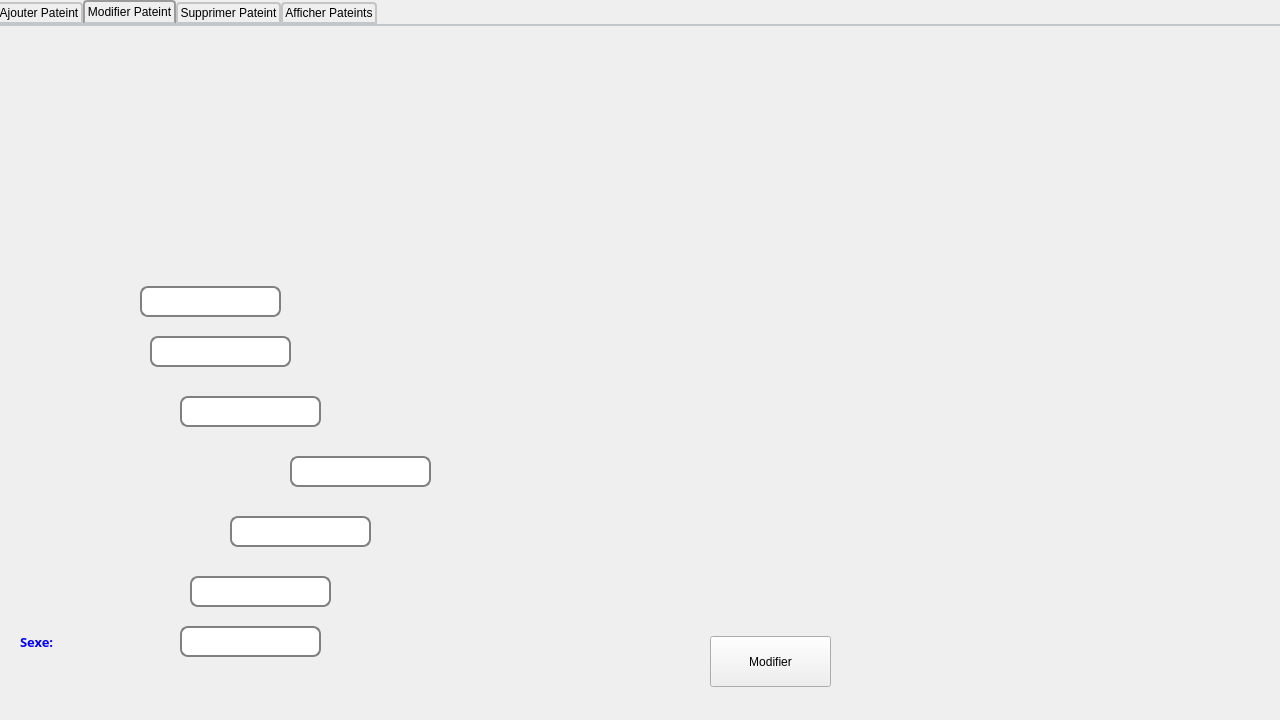
<?xml version="1.0" encoding="UTF-8"?>
<ui version="4.0">
 <class>patients</class>
 <widget class="QDialog" name="patients">
  <property name="geometry">
   <rect>
    <x>0</x>
    <y>0</y>
    <width>1280</width>
    <height>720</height>
   </rect>
  </property>
  <property name="minimumSize">
   <size>
    <width>1280</width>
    <height>720</height>
   </size>
  </property>
  <property name="maximumSize">
   <size>
    <width>1280</width>
    <height>720</height>
   </size>
  </property>
  <property name="baseSize">
   <size>
    <width>1280</width>
    <height>720</height>
   </size>
  </property>
  <property name="windowTitle">
   <string>MED++</string>
  </property>
  <widget class="QTabWidget" name="tabWidget">
   <property name="geometry">
    <rect>
     <x>-10</x>
     <y>0</y>
     <width>1291</width>
     <height>721</height>
    </rect>
   </property>
   <property name="styleSheet">
    <string notr="true">QTabWidget::pane { /* The tab widget frame */
    border-top: 2px solid #C2C7CB;
}

QTabWidget::tab-bar {
    left: 5px; /* move to the right by 5px */
}

/* Style the tab using the tab sub-control. Note that
    it reads QTabBar _not_ QTabWidget */
QTabBar::tab {
    background: qlineargradient(x1: 0, y1: 0, x2: 0, y2: 1,
                                stop: 0 #E1E1E1, stop: 0.4 #DDDDDD,
                                stop: 0.5 #D8D8D8, stop: 1.0 #D3D3D3);
    border: 2px solid #C4C4C3;
    border-bottom-color: #C2C7CB; /* same as the pane color */
    border-top-left-radius: 4px;
    border-top-right-radius: 4px;
    min-width: 8ex;
    padding: 2px;
}

QTabBar::tab:selected, QTabBar::tab:hover {
    background: qlineargradient(x1: 0, y1: 0, x2: 0, y2: 1,
                                stop: 0 #fafafa, stop: 0.4 #f4f4f4,
                                stop: 0.5 #e7e7e7, stop: 1.0 #fafafa);
}

QTabBar::tab:selected {
    border-color: #9B9B9B;
    border-bottom-color: #C2C7CB; /* same as pane color */
}

QTabBar::tab:!selected {
    margin-top: 2px; /* make non-selected tabs look smaller */
}</string>
   </property>
   <property name="currentIndex">
    <number>1</number>
   </property>
   <widget class="QWidget" name="tab">
    <attribute name="title">
     <string>Ajouter Pateint</string>
    </attribute>
    <widget class="QWidget" name="widget" native="true">
     <property name="geometry">
      <rect>
       <x>10</x>
       <y>-40</y>
       <width>1281</width>
       <height>701</height>
      </rect>
     </property>
     <property name="font">
      <font>
       <weight>75</weight>
       <bold>true</bold>
      </font>
     </property>
     <property name="styleSheet">
      <string notr="true">QWidget#widget{
	background-image: url(:/AjPat.png);
}
</string>
     </property>
     <widget class="QWidget" name="widget_2" native="true">
      <property name="geometry">
       <rect>
        <x>1100</x>
        <y>410</y>
        <width>121</width>
        <height>41</height>
       </rect>
      </property>
     </widget>
     <widget class="QWidget" name="widget_3" native="true">
      <property name="geometry">
       <rect>
        <x>1150</x>
        <y>60</y>
        <width>111</width>
        <height>41</height>
       </rect>
      </property>
      <widget class="QPushButton" name="retour">
       <property name="geometry">
        <rect>
         <x>0</x>
         <y>0</y>
         <width>111</width>
         <height>41</height>
        </rect>
       </property>
       <property name="styleSheet">
        <string notr="true">QPushButton{
border-style:solid;

background-color:#AARRGGBB ;
color:#fff;
border-radius:7px;
}

</string>
       </property>
       <property name="text">
        <string/>
       </property>
      </widget>
     </widget>
     <widget class="QPushButton" name="save">
      <property name="geometry">
       <rect>
        <x>1100</x>
        <y>400</y>
        <width>121</width>
        <height>51</height>
       </rect>
      </property>
      <property name="styleSheet">
       <string notr="true">QPushButton{
border-style:solid;

background-color:#AARRGGBB ;
color:#fff;
border-radius:7px;
}
</string>
      </property>
      <property name="text">
       <string/>
      </property>
     </widget>
     <widget class="QPushButton" name="pushButton_6">
      <property name="geometry">
       <rect>
        <x>684</x>
        <y>620</y>
        <width>121</width>
        <height>51</height>
       </rect>
      </property>
      <property name="text">
       <string>Ajouter</string>
      </property>
     </widget>
     <widget class="QLineEdit" name="lineEdit_adresse">
      <property name="geometry">
       <rect>
        <x>310</x>
        <y>540</y>
        <width>141</width>
        <height>31</height>
       </rect>
      </property>
      <property name="styleSheet">
       <string notr="true">QLineEdit {
padding: 1px;
border-style: solid;
border: 2px solid gray;
border-radius: 8px;
}</string>
      </property>
     </widget>
     <widget class="QLineEdit" name="lineEdit_id">
      <property name="geometry">
       <rect>
        <x>310</x>
        <y>260</y>
        <width>141</width>
        <height>31</height>
       </rect>
      </property>
      <property name="styleSheet">
       <string notr="true">QLineEdit {
padding: 1px;
border-style: solid;
border: 2px solid gray;
border-radius: 8px;
}</string>
      </property>
     </widget>
     <widget class="QLineEdit" name="lineEdit_nom">
      <property name="geometry">
       <rect>
        <x>310</x>
        <y>310</y>
        <width>141</width>
        <height>31</height>
       </rect>
      </property>
      <property name="styleSheet">
       <string notr="true">QLineEdit {
padding: 1px;
border-style: solid;
border: 2px solid gray;
border-radius: 8px;
}</string>
      </property>
     </widget>
     <widget class="QLineEdit" name="lineEdit_prenom">
      <property name="geometry">
       <rect>
        <x>310</x>
        <y>370</y>
        <width>141</width>
        <height>31</height>
       </rect>
      </property>
      <property name="styleSheet">
       <string notr="true">QLineEdit {
padding: 1px;
border-style: solid;
border: 2px solid gray;
border-radius: 8px;
}</string>
      </property>
     </widget>
     <widget class="QLineEdit" name="lineEdit_date">
      <property name="geometry">
       <rect>
        <x>310</x>
        <y>430</y>
        <width>141</width>
        <height>31</height>
       </rect>
      </property>
      <property name="styleSheet">
       <string notr="true">QLineEdit {
padding: 1px;
border-style: solid;
border: 2px solid gray;
border-radius: 8px;
}</string>
      </property>
     </widget>
     <widget class="QLineEdit" name="lineEdit_tel">
      <property name="geometry">
       <rect>
        <x>310</x>
        <y>480</y>
        <width>141</width>
        <height>31</height>
       </rect>
      </property>
      <property name="styleSheet">
       <string notr="true">QLineEdit {
padding: 1px;
border-style: solid;
border: 2px solid gray;
border-radius: 8px;
}</string>
      </property>
     </widget>
     <widget class="QLabel" name="label_2">
      <property name="geometry">
       <rect>
        <x>40</x>
        <y>590</y>
        <width>131</width>
        <height>31</height>
       </rect>
      </property>
      <property name="font">
       <font>
        <family>Century Gothic</family>
        <pointsize>10</pointsize>
        <weight>75</weight>
        <bold>true</bold>
       </font>
      </property>
      <property name="styleSheet">
       <string notr="true">color:blue;</string>
      </property>
      <property name="text">
       <string>Sexe:</string>
      </property>
     </widget>
     <widget class="QLineEdit" name="lineEdit_sexe">
      <property name="geometry">
       <rect>
        <x>310</x>
        <y>590</y>
        <width>141</width>
        <height>31</height>
       </rect>
      </property>
      <property name="styleSheet">
       <string notr="true">QLineEdit {
padding: 1px;
border-style: solid;
border: 2px solid gray;
border-radius: 8px;
}</string>
      </property>
     </widget>
    </widget>
   </widget>
   <widget class="QWidget" name="tab_2">
    <attribute name="title">
     <string>Modifier Pateint</string>
    </attribute>
    <widget class="QWidget" name="widget_6" native="true">
     <property name="geometry">
      <rect>
       <x>0</x>
       <y>0</y>
       <width>1281</width>
       <height>711</height>
      </rect>
     </property>
     <property name="styleSheet">
      <string notr="true">QWidget#widget_6
{
background-image: url(:/ModPat.png);
}
</string>
     </property>
     <widget class="QPushButton" name="pushButton_2">
      <property name="geometry">
       <rect>
        <x>600</x>
        <y>170</y>
        <width>121</width>
        <height>41</height>
       </rect>
      </property>
      <property name="styleSheet">
       <string notr="true">QPushButton{
border-style:solid;

background-color:#AARRGGBB ;
color:#fff;
border-radius:7px;
}


</string>
      </property>
      <property name="text">
       <string/>
      </property>
     </widget>
     <widget class="QPushButton" name="retour_2">
      <property name="geometry">
       <rect>
        <x>1150</x>
        <y>60</y>
        <width>111</width>
        <height>41</height>
       </rect>
      </property>
      <property name="styleSheet">
       <string notr="true">QPushButton{
border-style:solid;

background-color:#AARRGGBB ;
color:#fff;
border-radius:7px;
}

</string>
      </property>
      <property name="text">
       <string/>
      </property>
     </widget>
     <widget class="QPushButton" name="pushButton_4">
      <property name="geometry">
       <rect>
        <x>540</x>
        <y>170</y>
        <width>31</width>
        <height>31</height>
       </rect>
      </property>
      <property name="styleSheet">
       <string notr="true">QPushButton{
border-style:solid;

background-color:#AARRGGBB ;
color:#fff;
border-radius:7px;
}

</string>
      </property>
      <property name="text">
       <string/>
      </property>
     </widget>
     <widget class="QPushButton" name="pushButton_5">
      <property name="geometry">
       <rect>
        <x>1100</x>
        <y>410</y>
        <width>121</width>
        <height>41</height>
       </rect>
      </property>
      <property name="styleSheet">
       <string notr="true">QPushButton{
border-style:solid;

background-color:#AARRGGBB ;
color:#fff;
border-radius:7px;
}


</string>
      </property>
      <property name="text">
       <string/>
      </property>
     </widget>
     <widget class="QPushButton" name="pushButton_7">
      <property name="geometry">
       <rect>
        <x>720</x>
        <y>610</y>
        <width>121</width>
        <height>51</height>
       </rect>
      </property>
      <property name="text">
       <string>Modifier</string>
      </property>
     </widget>
     <widget class="QLineEdit" name="lineEdit_date_2">
      <property name="geometry">
       <rect>
        <x>300</x>
        <y>430</y>
        <width>141</width>
        <height>31</height>
       </rect>
      </property>
      <property name="styleSheet">
       <string notr="true">QLineEdit {
padding: 1px;
border-style: solid;
border: 2px solid gray;
border-radius: 8px;
}</string>
      </property>
     </widget>
     <widget class="QLineEdit" name="lineEdit_prenom_2">
      <property name="geometry">
       <rect>
        <x>190</x>
        <y>370</y>
        <width>141</width>
        <height>31</height>
       </rect>
      </property>
      <property name="styleSheet">
       <string notr="true">QLineEdit {
padding: 1px;
border-style: solid;
border: 2px solid gray;
border-radius: 8px;
}</string>
      </property>
     </widget>
     <widget class="QLineEdit" name="lineEdit_nom_2">
      <property name="geometry">
       <rect>
        <x>160</x>
        <y>310</y>
        <width>141</width>
        <height>31</height>
       </rect>
      </property>
      <property name="styleSheet">
       <string notr="true">QLineEdit {
padding: 1px;
border-style: solid;
border: 2px solid gray;
border-radius: 8px;
}</string>
      </property>
     </widget>
     <widget class="QLineEdit" name="lineEdit_id_2">
      <property name="geometry">
       <rect>
        <x>150</x>
        <y>260</y>
        <width>141</width>
        <height>31</height>
       </rect>
      </property>
      <property name="styleSheet">
       <string notr="true">QLineEdit {
padding: 1px;
border-style: solid;
border: 2px solid gray;
border-radius: 8px;
}</string>
      </property>
     </widget>
     <widget class="QLineEdit" name="lineEdit_adresse_2">
      <property name="geometry">
       <rect>
        <x>200</x>
        <y>550</y>
        <width>141</width>
        <height>31</height>
       </rect>
      </property>
      <property name="styleSheet">
       <string notr="true">QLineEdit {
padding: 1px;
border-style: solid;
border: 2px solid gray;
border-radius: 8px;
}</string>
      </property>
     </widget>
     <widget class="QLineEdit" name="lineEdit_tel_2">
      <property name="geometry">
       <rect>
        <x>240</x>
        <y>490</y>
        <width>141</width>
        <height>31</height>
       </rect>
      </property>
      <property name="styleSheet">
       <string notr="true">QLineEdit {
padding: 1px;
border-style: solid;
border: 2px solid gray;
border-radius: 8px;
}</string>
      </property>
     </widget>
     <widget class="QLabel" name="label_3">
      <property name="geometry">
       <rect>
        <x>30</x>
        <y>570</y>
        <width>301</width>
        <height>91</height>
       </rect>
      </property>
      <property name="font">
       <font>
        <family>Century Gothic</family>
        <pointsize>10</pointsize>
        <weight>75</weight>
        <bold>true</bold>
       </font>
      </property>
      <property name="styleSheet">
       <string notr="true">color:blue;</string>
      </property>
      <property name="text">
       <string>Sexe:</string>
      </property>
     </widget>
     <widget class="QLineEdit" name="lineEdit_sexe_2">
      <property name="geometry">
       <rect>
        <x>190</x>
        <y>600</y>
        <width>141</width>
        <height>31</height>
       </rect>
      </property>
      <property name="styleSheet">
       <string notr="true">QLineEdit {
padding: 1px;
border-style: solid;
border: 2px solid gray;
border-radius: 8px;
}</string>
      </property>
     </widget>
    </widget>
   </widget>
   <widget class="QWidget" name="tab_3">
    <attribute name="title">
     <string>Supprimer Pateint</string>
    </attribute>
    <widget class="QWidget" name="widget_7" native="true">
     <property name="geometry">
      <rect>
       <x>0</x>
       <y>0</y>
       <width>1281</width>
       <height>691</height>
      </rect>
     </property>
     <property name="styleSheet">
      <string notr="true">QWidget#widget_7
{
background-image: url(:/SupPat.png);
}
</string>
     </property>
     <widget class="QWidget" name="widget_8" native="true">
      <property name="geometry">
       <rect>
        <x>1150</x>
        <y>60</y>
        <width>111</width>
        <height>41</height>
       </rect>
      </property>
      <widget class="QPushButton" name="pushButton_3">
       <property name="geometry">
        <rect>
         <x>0</x>
         <y>0</y>
         <width>111</width>
         <height>41</height>
        </rect>
       </property>
       <property name="styleSheet">
        <string notr="true">QPushButton{
border-style:solid;

background-color:#AARRGGBB ;
color:#fff;
border-radius:7px;
}</string>
       </property>
       <property name="text">
        <string/>
       </property>
      </widget>
     </widget>
     <widget class="QWidget" name="widget_9" native="true">
      <property name="geometry">
       <rect>
        <x>1120</x>
        <y>650</y>
        <width>121</width>
        <height>41</height>
       </rect>
      </property>
      <widget class="QPushButton" name="Delete">
       <property name="geometry">
        <rect>
         <x>0</x>
         <y>0</y>
         <width>121</width>
         <height>41</height>
        </rect>
       </property>
       <property name="styleSheet">
        <string notr="true">QPushButton{
border-style:solid;

background-color:#AARRGGBB ;
color:#fff;
border-radius:7px;
}</string>
       </property>
       <property name="text">
        <string/>
       </property>
      </widget>
     </widget>
     <widget class="QPushButton" name="pushButton_8">
      <property name="geometry">
       <rect>
        <x>730</x>
        <y>640</y>
        <width>101</width>
        <height>31</height>
       </rect>
      </property>
      <property name="text">
       <string>Supprimer</string>
      </property>
     </widget>
     <widget class="QTextEdit" name="textEdit">
      <property name="geometry">
       <rect>
        <x>220</x>
        <y>430</y>
        <width>411</width>
        <height>191</height>
       </rect>
      </property>
     </widget>
     <widget class="QLabel" name="label">
      <property name="geometry">
       <rect>
        <x>40</x>
        <y>500</y>
        <width>221</width>
        <height>31</height>
       </rect>
      </property>
      <property name="font">
       <font>
        <family>Imprint MT Shadow</family>
        <pointsize>12</pointsize>
       </font>
      </property>
      <property name="text">
       <string>Raison de suppression:</string>
      </property>
     </widget>
     <widget class="QPushButton" name="pushButton_10">
      <property name="geometry">
       <rect>
        <x>370</x>
        <y>640</y>
        <width>91</width>
        <height>23</height>
       </rect>
      </property>
      <property name="text">
       <string>Imprimer</string>
      </property>
     </widget>
     <widget class="QComboBox" name="comboBox">
      <property name="geometry">
       <rect>
        <x>420</x>
        <y>360</y>
        <width>271</width>
        <height>22</height>
       </rect>
      </property>
      <property name="styleSheet">
       <string notr="true">border-width:2px;
border-style:solid;
border-color:darkblue;

border-radius: 3px;
padding: 1px 18px 1px 3px;
min-width: 6em;

background: qlineargradient(x1: 0, y1: 0, x2: 0, y2: 1,
                       stop: 0 #D3D3D3, stop: 0.4 #D8D8D8,
                       stop: 0.5 #DDDDDD, stop: 1.0 #E1E1E1);


padding-top: 3px;
padding-left: 4px;

subcontrol-origin: padding;
subcontrol-position: top right;
width: 15px;

border-left-width: 1px;
border-left-color: darkgray;
border-left-style: solid; 
border-top-right-radius: 3px; 
border-bottom-right-radius: 3px;

top: 1px;
left: 1px;

border: 2px solid darkgray;
selection-background-color: lightgray;

</string>
      </property>
     </widget>
    </widget>
   </widget>
   <widget class="QWidget" name="tab_4">
    <attribute name="title">
     <string>Afficher Pateints</string>
    </attribute>
    <widget class="QWidget" name="widget_4" native="true">
     <property name="geometry">
      <rect>
       <x>0</x>
       <y>-50</y>
       <width>1281</width>
       <height>711</height>
      </rect>
     </property>
     <property name="styleSheet">
      <string notr="true">QWidget#widget_4
{

background-image: url(:/AffPat.png);
}</string>
     </property>
     <widget class="QWidget" name="widget_5" native="true">
      <property name="geometry">
       <rect>
        <x>1150</x>
        <y>60</y>
        <width>120</width>
        <height>41</height>
       </rect>
      </property>
      <widget class="QPushButton" name="pushButton">
       <property name="geometry">
        <rect>
         <x>0</x>
         <y>-10</y>
         <width>111</width>
         <height>41</height>
        </rect>
       </property>
       <property name="styleSheet">
        <string notr="true">QPushButton{
border-style:solid;

background-color:#AARRGGBB ;
color:#fff;
border-radius:7px;
}</string>
       </property>
       <property name="text">
        <string/>
       </property>
      </widget>
     </widget>
     <widget class="QTableView" name="tablepatient">
      <property name="geometry">
       <rect>
        <x>80</x>
        <y>240</y>
        <width>711</width>
        <height>411</height>
       </rect>
      </property>
      <property name="styleSheet">
       <string notr="true">QTableView QTableCornerButton::section {
    background: red;
    border: 2px outset red;
}
QTableView {
    selection-background-color: qlineargradient(x1: 0, y1: 0, x2: 0.5, y2: 0.5,
                                stop: 0 #FF92BB, stop: 1 gray);
}
 QScrollBar:vertical {
     border: 2px solid grey;
     background: #32CC99;
     width: 15px;
     margin: 22px 0 22px 0;
 }
 QScrollBar::handle:vertical {
     background: white;
     min-height: 20px;
 }
 QScrollBar::add-line:vertical {
     border: 2px solid grey;
     background: #32CC99;
     height: 20px;
     subcontrol-position: bottom;
     subcontrol-origin: margin;
 }

 QScrollBar::sub-line:vertical {
     border: 2px solid grey;
     background: #32CC99;
     height: 20px;
     subcontrol-position: top;
     subcontrol-origin: margin;
 }
 QScrollBar::up-arrow:vertical, QScrollBar::down-arrow:vertical {
     border: 2px solid grey;
     width: 3px;
     height: 3px;
     background: white;
 }

 QScrollBar::add-page:vertical, QScrollBar::sub-page:vertical {
     background: none;
 }

</string>
      </property>
     </widget>
     <widget class="QLabel" name="label_14">
      <property name="geometry">
       <rect>
        <x>210</x>
        <y>160</y>
        <width>141</width>
        <height>31</height>
       </rect>
      </property>
      <property name="text">
       <string>Donner votre id :</string>
      </property>
     </widget>
     <widget class="QLineEdit" name="lineEdit_19">
      <property name="geometry">
       <rect>
        <x>320</x>
        <y>160</y>
        <width>201</width>
        <height>31</height>
       </rect>
      </property>
      <property name="styleSheet">
       <string notr="true">QLineEdit {
padding: 1px;
border-style: solid;
border: 2px solid gray;
border-radius: 8px;
}</string>
      </property>
     </widget>
     <widget class="QPushButton" name="tripatient">
      <property name="geometry">
       <rect>
        <x>540</x>
        <y>160</y>
        <width>75</width>
        <height>23</height>
       </rect>
      </property>
      <property name="text">
       <string>trier</string>
      </property>
     </widget>
     <widget class="QPushButton" name="pushButton_9">
      <property name="geometry">
       <rect>
        <x>710</x>
        <y>210</y>
        <width>75</width>
        <height>23</height>
       </rect>
      </property>
      <property name="text">
       <string>rechercher</string>
      </property>
     </widget>
     <widget class="QPushButton" name="pushButton_11">
      <property name="geometry">
       <rect>
        <x>400</x>
        <y>670</y>
        <width>75</width>
        <height>23</height>
       </rect>
      </property>
      <property name="text">
       <string>Afficher</string>
      </property>
     </widget>
    </widget>
   </widget>
  </widget>
 </widget>
 <resources/>
 <connections/>
</ui>
